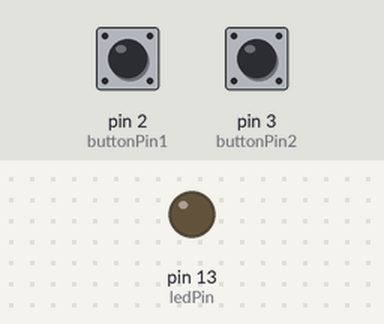
The sketch below on a simulated Arduino Uno, built with avr-gcc and run on an emulated ATmega328P. On the bench: output pins drawn as LEDs (lit = HIGH). The inputs (shaded band) are chosen by the test bench; at power-on: pin 3 (buttonPin2) LOW, pin 2 (buttonPin1) LOW.

Above: at 1.2 s.
1.3 s: pin 3 (buttonPin2) pulled HIGH for 0.15 s
At 1.8 s:
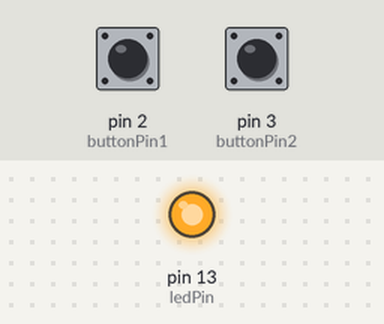
2.9 s: pin 2 (buttonPin1) pulled HIGH for 0.15 s
At 4.1 s:
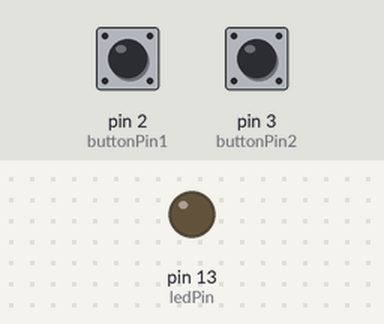
4.5 s: pin 3 (buttonPin2) pulled HIGH for 1 s
At 5.4 s:
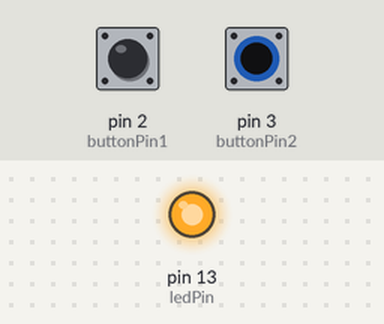
Timing chart, 0 to 7.5 s (numbered marks = the images above; inputs shaded):
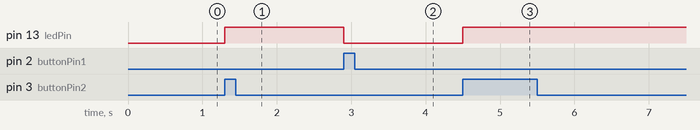

Measured:
- after the input at 1.3 s, pin 13 (ledPin): LOW → HIGH at once
- after the input at 2.9 s, pin 13 (ledPin): HIGH → LOW at once
- after the input at 4.5 s, pin 13 (ledPin): LOW → HIGH at once

The sketch:

button2.ino
```cpp
const int buttonPin1 = 2;
const int buttonPin2 = 3;
const int ledPin = 13;

int buttonState = 0;
void setup() {
  pinMode(ledPin,OUTPUT);
  pinMode(buttonPin1,INPUT);
  pinMode(buttonPin2,INPUT);
}

void loop() {
  if(digitalRead(buttonPin1)==HIGH){
    digitalWrite(ledPin,LOW);
    }
  else if(digitalRead(buttonPin2)== HIGH){
    digitalWrite(ledPin,HIGH);
    }

}
```
